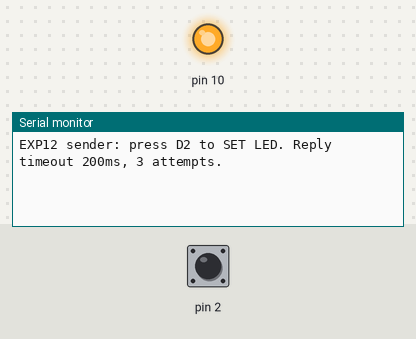
This sketch was run on a simulated Arduino Uno, built with avr-gcc and run on an emulated ATmega328P. On the bench: output pins drawn as LEDs (lit = HIGH), the last lines printed to the serial monitor. Inputs (shaded band) come from the test bench; at power-on: pin 2 HIGH.

Above: at 1.2 s.
1.3 s: pin 2 pulled LOW for 0.15 s
At 2.7 s:
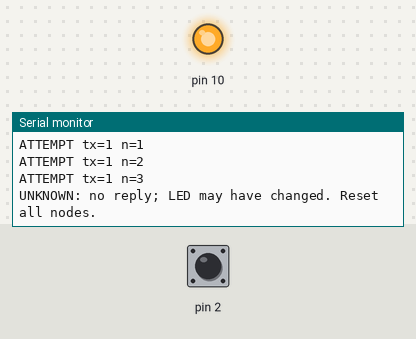
3.0 s: pin 2 pulled LOW for 1 s
At 4.1 s:
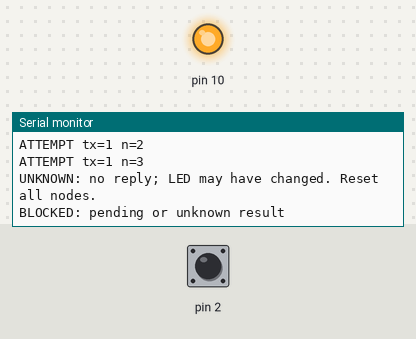

Measured:
- after the input at 1.3 s, the serial monitor: prints a new line at once (image 1)
- after the input at 3.0 s, the serial monitor: prints a new line at once (image 2)

The sketch:

sender.ino
```cpp
#include <SPI.h>
#include <mcp2515.h>
MCP2515 canController(10, 8000000);
uint32_t readTransaction(const uint8_t *d) {
  uint32_t n=0;
  for (uint8_t i=0;i<4;i++) n |= static_cast<uint32_t>(d[2+i]) << (8*i);
  return n;
}
void beginCAN(bool silent) {
  pinMode(10, OUTPUT); digitalWrite(10, HIGH); SPI.begin();
  if (canController.reset()!=MCP2515::ERROR_OK ||
      canController.setBitrate(CAN_125KBPS, MCP_8MHZ)!=MCP2515::ERROR_OK ||
      (silent ? canController.setListenOnlyMode() : canController.setNormalMode())!=MCP2515::ERROR_OK) {
    Serial.println(F("CAN INIT ERROR")); while (true) delay(1000);
  }
}
bool pressed() {
  static bool candidate=HIGH, stable=HIGH;
  static uint32_t edge=0;
  bool raw=digitalRead(2);
  if (raw!=candidate) { candidate=raw; edge=millis(); }
  if (millis()-edge>=30 && stable!=candidate) {
    stable=candidate; return stable==LOW;
  }
  return false;
}

uint32_t transaction=0, lastAttempt=0;
uint8_t attempts=0;
bool waiting=false, uncertain=false, desired=false;
void attempt() {
  lastAttempt=millis(); attempts++;
  Serial.print(F("ATTEMPT tx=")); Serial.print(transaction);
  Serial.print(F(" n=")); Serial.println(attempts);
  if (canController.getStatus() & 0x04) { Serial.println(F("TX_BUSY")); return; }
  struct can_frame f={}; f.can_id=0x320; f.can_dlc=8;
  f.data[0]=0xC1; f.data[1]=1;
  for(uint8_t i=0;i<4;i++) f.data[2+i]=transaction>>(8*i);
  f.data[6]=desired;
  if(canController.sendMessage(MCP2515::TXB0,&f)!=MCP2515::ERROR_OK)
    Serial.println(F("TX_API_ERROR (delivery unknown)"));
}
void setup() {
  Serial.begin(115200); pinMode(2,INPUT_PULLUP); beginCAN(false);
  Serial.println(F("EXP12 sender: press D2 to SET LED. Reply timeout 200ms, 3 attempts."));
}
void loop() {
  struct can_frame f;
  for(uint8_t i=0;i<8;i++) {
    if(canController.readMessage(&f)!=MCP2515::ERROR_OK) break;
    if(f.can_id!=0x321 || f.can_dlc!=8 || f.data[0]!=0xD1 || f.data[1]!=1 ||
       f.data[6]>1 || f.data[7]>2) continue;
    if(!waiting || readTransaction(f.data)!=transaction) {
      Serial.println(F("IGNORED late/unmatched reply")); continue;
    }
    if(f.data[7]==2 || f.data[6]!=desired) {
      waiting=false; uncertain=true; Serial.println(F("CONFLICT: reset all nodes"));
    } else {
      waiting=false;
      Serial.print(F("CONFIRMED tx=")); Serial.print(transaction);
      Serial.print(F(" LED=")); Serial.print(f.data[6]);
      Serial.print(F(" result=")); Serial.println(f.data[7]==0 ? F("APPLIED") : F("DUPLICATE"));
    }
  }
  if(waiting && millis()-lastAttempt>=200) {
    if(attempts<3) attempt();
    else { waiting=false; uncertain=true; Serial.println(F("UNKNOWN: no reply; LED may have changed. Reset all nodes.")); }
  }
  if(pressed()) {
    if(waiting || uncertain) { Serial.println(F("BLOCKED: pending or unknown result")); return; }
    if(transaction==0xFFFFFFFFUL) { uncertain=true; Serial.println(F("ID exhausted: reset all nodes")); return; }
    transaction++; desired=!desired; attempts=0; waiting=true; attempt();
  }
}
```
